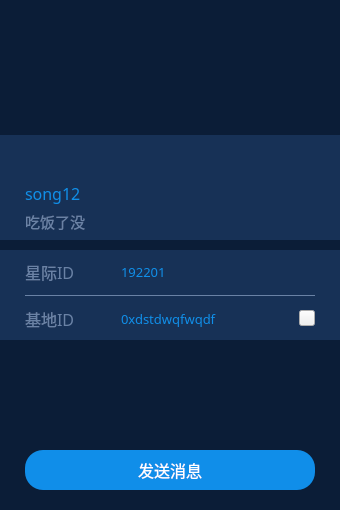
<?xml version="1.0" encoding="UTF-8"?>
<ui version="4.0">
 <class>perProfileWidget</class>
 <widget class="QWidget" name="perProfileWidget">
  <property name="geometry">
   <rect>
    <x>0</x>
    <y>0</y>
    <width>340</width>
    <height>510</height>
   </rect>
  </property>
  <property name="sizePolicy">
   <sizepolicy hsizetype="Fixed" vsizetype="Expanding">
    <horstretch>0</horstretch>
    <verstretch>0</verstretch>
   </sizepolicy>
  </property>
  <property name="minimumSize">
   <size>
    <width>340</width>
    <height>510</height>
   </size>
  </property>
  <property name="maximumSize">
   <size>
    <width>16777215</width>
    <height>16777215</height>
   </size>
  </property>
  <property name="windowTitle">
   <string>perProfileWidget</string>
  </property>
  <property name="styleSheet">
   <string notr="true">QWidget#perProfileWidget
{
background-color: #0b1d37;
}</string>
  </property>
  <layout class="QVBoxLayout" name="verticalLayout" stretch="0,0,0,0">
   <property name="spacing">
    <number>0</number>
   </property>
   <property name="leftMargin">
    <number>0</number>
   </property>
   <property name="topMargin">
    <number>0</number>
   </property>
   <property name="rightMargin">
    <number>0</number>
   </property>
   <property name="bottomMargin">
    <number>0</number>
   </property>
   <item>
    <widget class="QWidget" name="topWidget" native="true">
     <property name="sizePolicy">
      <sizepolicy hsizetype="Preferred" vsizetype="Expanding">
       <horstretch>0</horstretch>
       <verstretch>0</verstretch>
      </sizepolicy>
     </property>
     <property name="minimumSize">
      <size>
       <width>0</width>
       <height>240</height>
      </size>
     </property>
     <property name="maximumSize">
      <size>
       <width>16777215</width>
       <height>240</height>
      </size>
     </property>
     <property name="styleSheet">
      <string notr="true"/>
     </property>
     <widget class="QLabelHeader" name="headerLabel">
      <property name="geometry">
       <rect>
        <x>20</x>
        <y>105</y>
        <width>60</width>
        <height>60</height>
       </rect>
      </property>
      <property name="minimumSize">
       <size>
        <width>60</width>
        <height>60</height>
       </size>
      </property>
      <property name="maximumSize">
       <size>
        <width>60</width>
        <height>60</height>
       </size>
      </property>
      <property name="toolTip">
       <string>好友头像</string>
      </property>
      <property name="styleSheet">
       <string notr="true">background-color: rgba(0,0,0,0);
</string>
      </property>
      <property name="text">
       <string/>
      </property>
     </widget>
     <widget class="QLabel" name="starLabel">
      <property name="geometry">
       <rect>
        <x>0</x>
        <y>0</y>
        <width>340</width>
        <height>135</height>
       </rect>
      </property>
      <property name="sizePolicy">
       <sizepolicy hsizetype="Expanding" vsizetype="Preferred">
        <horstretch>0</horstretch>
        <verstretch>0</verstretch>
       </sizepolicy>
      </property>
      <property name="minimumSize">
       <size>
        <width>0</width>
        <height>135</height>
       </size>
      </property>
      <property name="maximumSize">
       <size>
        <width>16777215</width>
        <height>135</height>
       </size>
      </property>
      <property name="styleSheet">
       <string notr="true"/>
      </property>
      <property name="text">
       <string/>
      </property>
      <property name="scaledContents">
       <bool>true</bool>
      </property>
     </widget>
     <widget class="QWidget" name="nickWidget" native="true">
      <property name="geometry">
       <rect>
        <x>0</x>
        <y>135</y>
        <width>340</width>
        <height>105</height>
       </rect>
      </property>
      <property name="styleSheet">
       <string notr="true">background-color: #173156;</string>
      </property>
      <layout class="QVBoxLayout" name="verticalLayout_2">
       <property name="spacing">
        <number>0</number>
       </property>
       <property name="leftMargin">
        <number>25</number>
       </property>
       <property name="topMargin">
        <number>5</number>
       </property>
       <property name="rightMargin">
        <number>25</number>
       </property>
       <property name="bottomMargin">
        <number>5</number>
       </property>
       <item>
        <layout class="QHBoxLayout" name="horizontalLayout_3">
         <property name="spacing">
          <number>0</number>
         </property>
         <item>
          <spacer name="horizontalSpacer">
           <property name="orientation">
            <enum>Qt::Horizontal</enum>
           </property>
           <property name="sizeHint" stdset="0">
            <size>
             <width>40</width>
             <height>20</height>
            </size>
           </property>
          </spacer>
         </item>
         <item>
          <widget class="QLabel" name="label">
           <property name="minimumSize">
            <size>
             <width>40</width>
             <height>36</height>
            </size>
           </property>
           <property name="styleSheet">
            <string notr="true">border-image: url(:/Mine/Resources/mine/space.png);</string>
           </property>
           <property name="text">
            <string/>
           </property>
          </widget>
         </item>
        </layout>
       </item>
       <item>
        <layout class="QHBoxLayout" name="horizontalLayout_4">
         <property name="spacing">
          <number>4</number>
         </property>
         <item>
          <widget class="QLabel" name="nameLabel">
           <property name="minimumSize">
            <size>
             <width>0</width>
             <height>28</height>
            </size>
           </property>
           <property name="maximumSize">
            <size>
             <width>16777215</width>
             <height>28</height>
            </size>
           </property>
           <property name="font">
            <font>
             <family>微软雅黑</family>
             <pointsize>12</pointsize>
             <weight>50</weight>
             <bold>false</bold>
            </font>
           </property>
           <property name="styleSheet">
            <string notr="true">color: #108fe9;</string>
           </property>
           <property name="text">
            <string>song12</string>
           </property>
          </widget>
         </item>
         <item>
          <widget class="QLabel" name="sexLabel">
           <property name="minimumSize">
            <size>
             <width>20</width>
             <height>20</height>
            </size>
           </property>
           <property name="maximumSize">
            <size>
             <width>20</width>
             <height>20</height>
            </size>
           </property>
           <property name="text">
            <string/>
           </property>
           <property name="scaledContents">
            <bool>true</bool>
           </property>
          </widget>
         </item>
         <item>
          <spacer name="horizontalSpacer_2">
           <property name="orientation">
            <enum>Qt::Horizontal</enum>
           </property>
           <property name="sizeHint" stdset="0">
            <size>
             <width>40</width>
             <height>20</height>
            </size>
           </property>
          </spacer>
         </item>
        </layout>
       </item>
       <item>
        <widget class="QLabel" name="signLabel">
         <property name="minimumSize">
          <size>
           <width>0</width>
           <height>28</height>
          </size>
         </property>
         <property name="maximumSize">
          <size>
           <width>16777215</width>
           <height>28</height>
          </size>
         </property>
         <property name="font">
          <font>
           <family>微软雅黑</family>
           <pointsize>11</pointsize>
           <weight>50</weight>
           <bold>false</bold>
          </font>
         </property>
         <property name="styleSheet">
          <string notr="true">color: #6a82a5;</string>
         </property>
         <property name="text">
          <string>吃饭了没</string>
         </property>
         <property name="alignment">
          <set>Qt::AlignLeading|Qt::AlignLeft|Qt::AlignVCenter</set>
         </property>
        </widget>
       </item>
      </layout>
     </widget>
     <zorder>starLabel</zorder>
     <zorder>nickWidget</zorder>
     <zorder>headerLabel</zorder>
    </widget>
   </item>
   <item>
    <widget class="QWidget" name="spaceWidget" native="true">
     <property name="sizePolicy">
      <sizepolicy hsizetype="Preferred" vsizetype="Expanding">
       <horstretch>0</horstretch>
       <verstretch>0</verstretch>
      </sizepolicy>
     </property>
     <property name="minimumSize">
      <size>
       <width>0</width>
       <height>10</height>
      </size>
     </property>
     <property name="maximumSize">
      <size>
       <width>16777215</width>
       <height>10</height>
      </size>
     </property>
     <property name="styleSheet">
      <string notr="true">background-color: #0b1d37;</string>
     </property>
    </widget>
   </item>
   <item>
    <widget class="QWidget" name="midwidget" native="true">
     <property name="sizePolicy">
      <sizepolicy hsizetype="Preferred" vsizetype="Expanding">
       <horstretch>0</horstretch>
       <verstretch>0</verstretch>
      </sizepolicy>
     </property>
     <property name="minimumSize">
      <size>
       <width>0</width>
       <height>90</height>
      </size>
     </property>
     <property name="maximumSize">
      <size>
       <width>16777215</width>
       <height>90</height>
      </size>
     </property>
     <property name="styleSheet">
      <string notr="true">QWidget#midwidget
{
background-color: #173156;
}</string>
     </property>
     <layout class="QVBoxLayout" name="verticalLayout_4">
      <property name="spacing">
       <number>0</number>
      </property>
      <property name="leftMargin">
       <number>25</number>
      </property>
      <property name="topMargin">
       <number>0</number>
      </property>
      <property name="rightMargin">
       <number>25</number>
      </property>
      <property name="bottomMargin">
       <number>0</number>
      </property>
      <item>
       <layout class="QHBoxLayout" name="horizontalLayout">
        <item>
         <widget class="QLabel" name="label_7">
          <property name="sizePolicy">
           <sizepolicy hsizetype="Expanding" vsizetype="Expanding">
            <horstretch>0</horstretch>
            <verstretch>0</verstretch>
           </sizepolicy>
          </property>
          <property name="minimumSize">
           <size>
            <width>90</width>
            <height>0</height>
           </size>
          </property>
          <property name="maximumSize">
           <size>
            <width>50</width>
            <height>16777215</height>
           </size>
          </property>
          <property name="font">
           <font>
            <family>微软雅黑</family>
            <pointsize>12</pointsize>
            <weight>50</weight>
            <bold>false</bold>
           </font>
          </property>
          <property name="styleSheet">
           <string notr="true">color: #6a82a5;</string>
          </property>
          <property name="text">
           <string>星际ID</string>
          </property>
         </widget>
        </item>
        <item>
         <widget class="QLabel" name="lianxinLabel">
          <property name="font">
           <font>
            <family>微软雅黑</family>
            <pointsize>10</pointsize>
            <weight>50</weight>
            <bold>false</bold>
           </font>
          </property>
          <property name="styleSheet">
           <string notr="true">color: #108fe9;</string>
          </property>
          <property name="text">
           <string>192201</string>
          </property>
         </widget>
        </item>
       </layout>
      </item>
      <item>
       <widget class="Line" name="line">
        <property name="styleSheet">
         <string notr="true">color: #6a82a5;</string>
        </property>
        <property name="frameShadow">
         <enum>QFrame::Plain</enum>
        </property>
        <property name="orientation">
         <enum>Qt::Horizontal</enum>
        </property>
       </widget>
      </item>
      <item>
       <layout class="QHBoxLayout" name="horizontalLayout_2">
        <item>
         <widget class="QLabel" name="label_6">
          <property name="sizePolicy">
           <sizepolicy hsizetype="Expanding" vsizetype="Expanding">
            <horstretch>0</horstretch>
            <verstretch>0</verstretch>
           </sizepolicy>
          </property>
          <property name="minimumSize">
           <size>
            <width>90</width>
            <height>0</height>
           </size>
          </property>
          <property name="maximumSize">
           <size>
            <width>50</width>
            <height>16777215</height>
           </size>
          </property>
          <property name="font">
           <font>
            <family>微软雅黑</family>
            <pointsize>12</pointsize>
            <weight>50</weight>
            <bold>false</bold>
           </font>
          </property>
          <property name="styleSheet">
           <string notr="true">color: #6a82a5;</string>
          </property>
          <property name="text">
           <string>基地ID</string>
          </property>
         </widget>
        </item>
        <item>
         <widget class="QLabel" name="addressLabel">
          <property name="font">
           <font>
            <family>微软雅黑</family>
            <pointsize>10</pointsize>
            <weight>50</weight>
            <bold>false</bold>
           </font>
          </property>
          <property name="styleSheet">
           <string notr="true">color: #108fe9;</string>
          </property>
          <property name="text">
           <string>0xdstdwqfwqdf</string>
          </property>
         </widget>
        </item>
        <item>
         <widget class="QPushButton" name="copyAddressBtn">
          <property name="sizePolicy">
           <sizepolicy hsizetype="Fixed" vsizetype="Fixed">
            <horstretch>0</horstretch>
            <verstretch>0</verstretch>
           </sizepolicy>
          </property>
          <property name="minimumSize">
           <size>
            <width>16</width>
            <height>16</height>
           </size>
          </property>
          <property name="maximumSize">
           <size>
            <width>16</width>
            <height>16</height>
           </size>
          </property>
          <property name="cursor">
           <cursorShape>PointingHandCursor</cursorShape>
          </property>
          <property name="toolTip">
           <string>复制</string>
          </property>
          <property name="styleSheet">
           <string notr="true">QPushButton#copyAddressBtn
{
border-image: url(:/ewallet/Resources/ewallet/copy.png);
}

</string>
          </property>
          <property name="text">
           <string/>
          </property>
         </widget>
        </item>
       </layout>
      </item>
     </layout>
     <zorder></zorder>
     <zorder>line</zorder>
    </widget>
   </item>
   <item>
    <widget class="QWidget" name="bottomWidget" native="true">
     <property name="sizePolicy">
      <sizepolicy hsizetype="Preferred" vsizetype="Expanding">
       <horstretch>0</horstretch>
       <verstretch>0</verstretch>
      </sizepolicy>
     </property>
     <property name="maximumSize">
      <size>
       <width>16777215</width>
       <height>200</height>
      </size>
     </property>
     <property name="styleSheet">
      <string notr="true">QWidget#bottomWidget
{
background-color: #0b1d37;
}</string>
     </property>
     <layout class="QVBoxLayout" name="verticalLayout_3">
      <property name="leftMargin">
       <number>25</number>
      </property>
      <property name="rightMargin">
       <number>25</number>
      </property>
      <property name="bottomMargin">
       <number>20</number>
      </property>
      <item>
       <spacer name="verticalSpacer_2">
        <property name="orientation">
         <enum>Qt::Vertical</enum>
        </property>
        <property name="sizeHint" stdset="0">
         <size>
          <width>20</width>
          <height>117</height>
         </size>
        </property>
       </spacer>
      </item>
      <item>
       <widget class="QPushButton" name="perChatBtn">
        <property name="minimumSize">
         <size>
          <width>0</width>
          <height>40</height>
         </size>
        </property>
        <property name="font">
         <font>
          <family>微软雅黑</family>
          <pointsize>12</pointsize>
          <weight>50</weight>
          <bold>false</bold>
         </font>
        </property>
        <property name="cursor">
         <cursorShape>PointingHandCursor</cursorShape>
        </property>
        <property name="styleSheet">
         <string notr="true">QPushButton#perChatBtn
{
background-color: #108ee9;
border: none;
border-radius: 18px;
color: white;
}</string>
        </property>
        <property name="text">
         <string>发送消息</string>
        </property>
       </widget>
      </item>
     </layout>
    </widget>
   </item>
  </layout>
 </widget>
 <layoutdefault spacing="6" margin="11"/>
 <customwidgets>
  <customwidget>
   <class>QLabelHeader</class>
   <extends>QLabel</extends>
   <header>qlabelheader.h</header>
  </customwidget>
 </customwidgets>
 <resources>
  <include location="../OpenPlanet/openplanet.qrc"/>
 </resources>
 <connections/>
</ui>
